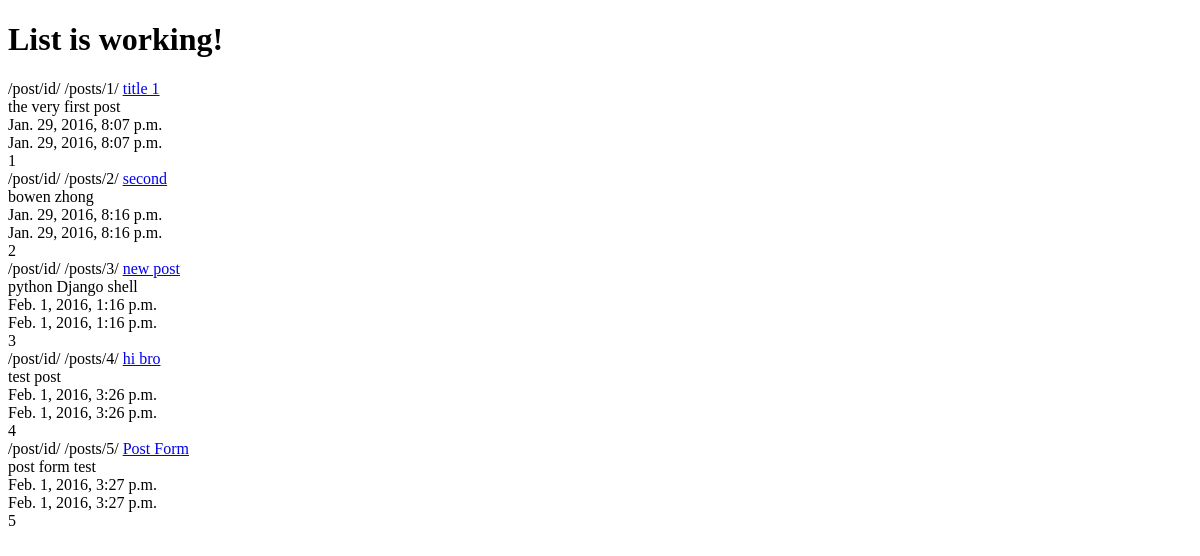
The app's page /posts/, older data.
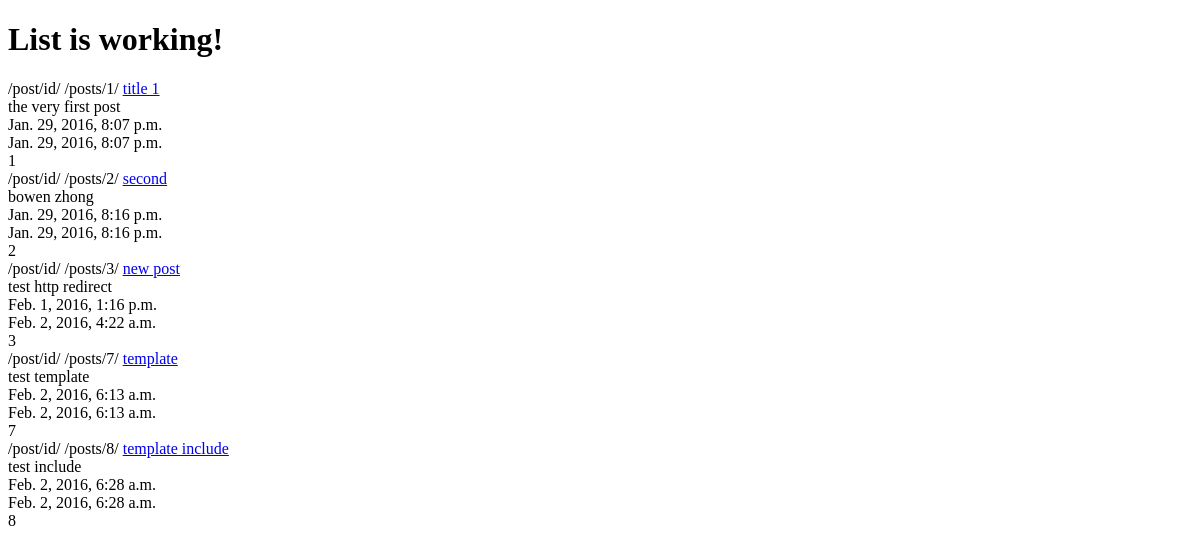
The same page, newer data.
### posts/models.py (models this page shows, shortened)
class Post(models.Model):
	title = models.CharField(max_length=120)
	content = models.TextField()
	updated = models.DateTimeField(auto_now=True, auto_now_add=False)
	timestamp = models.DateTimeField(auto_now=False, auto_now_add=True)
	def get_absolute_url(self):
		return reverse("posts:detail", kwargs={"id": self.id })

### posts/views.py (the view)
def post_list(request): # list items
	queryset = Post.objects.all()
	context = {
		"object_list": queryset,
		"title": "List"
	}
	return render(request, "post_list.html", context)

### templates/post_list.html
{% extends "base.html" %}
{% block content %}
	<h1>{{ title }} is working!</h1>
	{% for obj in object_list %}
	/post/id/
	{% url "posts:detail" id=obj.id %}
	<a href='{{ obj.get_absolute_url }}'>{{ obj.title }}</a><br/>
	{{ obj.content }}<br/>
	{{ obj.timestamp }}<br/>
	{{ obj.updated }}<br/>
	{{ obj.id }}<br/>
	{% endfor %}
{% endblock content %}

Row changes from the older to the newer data that the page shows:
removed Post: id "/posts/4/", title "hi bro", content "test post", timestamp "Feb. 1, 2016, 3:26 p.m.", updated "Feb. 1, 2016, 3:26 p.m.", id "4"
removed Post: id "/posts/5/", title "Post Form", content "post form test", timestamp "Feb. 1, 2016, 3:27 p.m.", updated "Feb. 1, 2016, 3:27 p.m.", id "5"
changed Post "/posts/3/": content "python Django shell" → "test http redirect"; updated "Feb. 1, 2016, 1:16 p.m." → "Feb. 2, 2016, 4:22 a.m."
added Post: id "/posts/7/", title "template", content "test template", timestamp "Feb. 2, 2016, 6:13 a.m.", updated "Feb. 2, 2016, 6:13 a.m.", id "7"
added Post: id "/posts/8/", title "template include", content "test include", timestamp "Feb. 2, 2016, 6:28 a.m.", updated "Feb. 2, 2016, 6:28 a.m.", id "8"
